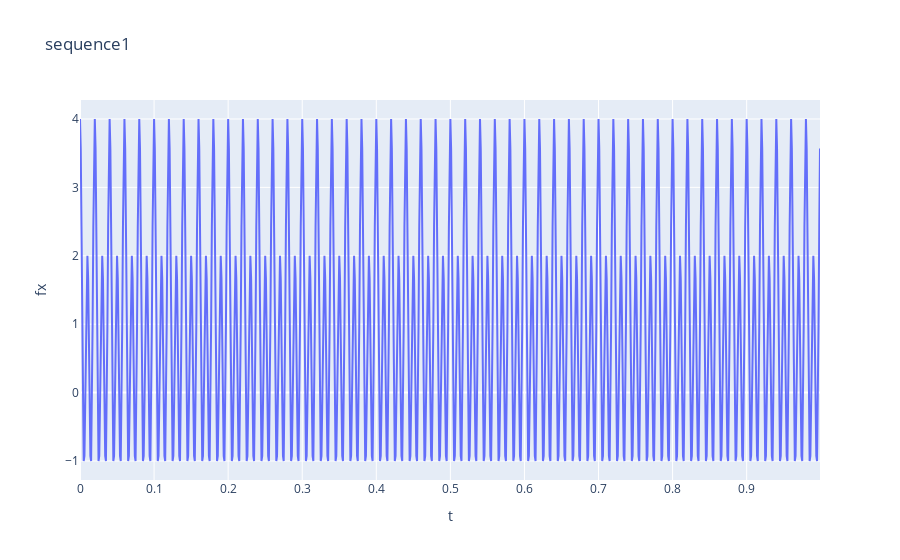

Notebook code cell kept with this figure:
### Markdown cell above
### PARTIE 3 — Durée de la séquence
T=K/νe=1000/1000=1 s

### Code cell
A = 1
nu0 = 50
nue = 1000
phi = 0
K = 1000

k, t ,s1 = Fcos(A, nu0, nue, phi, K)
k, t ,s2 = Fcos(2*A,2*nu0,nue,phi,K)
Sequence = 1+s1+s2
fig1 = px.line(x=t, y=Sequence, title='sequence1', labels={'x':'t', 'y':'fx'}).show()

### Figure 1 — Plotly figure (JSON) as saved in the notebook; plotly's stock layout.template omitted (floating-point values rounded to 4 significant figures; data arrays with more than 128 entries replaced by an {"elided": "..."} marker saying what was removed)
{"data": [{"hovertemplate": "t=%{x}<br>fx=%{y}<extra></extra>", "legendgroup": "", "line": {"color": "#636efa", "dash": "solid"}, "marker": {"symbol": "circle"}, "mode": "lines", "name": "", "orientation": "v", "showlegend": false, "type": "scatter", "x": {"elided": "1000 float values"}, "xaxis": "x", "y": {"elided": "1000 float values"}, "yaxis": "y"}], "layout": {"legend": {"tracegroupgap": 0}, "title": {"text": "sequence1"}, "xaxis": {"anchor": "y", "domain": [0, 1], "title": {"text": "t"}}, "yaxis": {"anchor": "x", "domain": [0, 1], "title": {"text": "fx"}}}}
